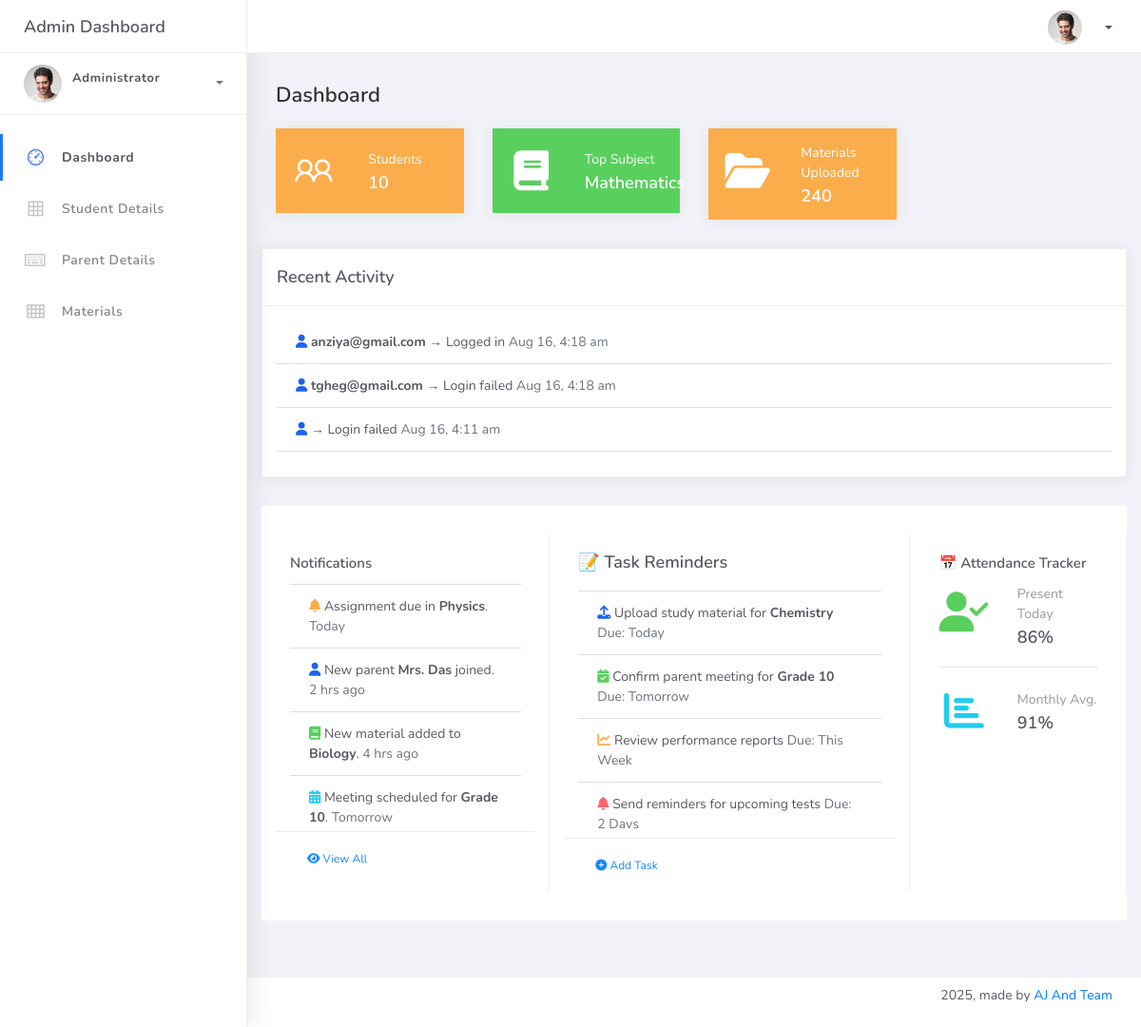
The app's page /admin/index.php with its own data.
### tables this page shows
CREATE TABLE `student_activity` (
  `id` int(11) NOT NULL,
  `student_email` varchar(255) NOT NULL,
  `activity` varchar(255) NOT NULL,
  `activity_time` timestamp NOT NULL DEFAULT current_timestamp()
);

### admin/index.php (the view, shortened to what this page needs)
<?php
$conn = mysqli_connect("localhost", "root", "", "smartstudy");
$query = "SELECT COUNT(email) AS email_count FROM registration";
$result = mysqli_query($conn, $query);
$row = mysqli_fetch_assoc($result);
$email_count = $row['email_count'];
?>
<!DOCTYPE html>
<html>
<head>
	<link rel="stylesheet" href="assets/css/bootstrap.min.css">
	<link rel="stylesheet" href="assets/css/ready.css">
	<link rel="stylesheet" href="assets/css/demo.css">
	<link rel="stylesheet" href="https://cdnjs.cloudflare.com/ajax/libs/font-awesome/6.4.0/css/all.min.css" />
</head>
<body>
	<div class="wrapper">
		<div class="main-header">
			<div class="logo-header">
				<a href="index.php" class="logo">
					Admin Dashboard
				</a>
			</div>
			<nav class="navbar navbar-header navbar-expand-lg">
				<div class="container-fluid">
					<ul class="navbar-nav topbar-nav ml-md-auto align-items-center">
						<li class="nav-item dropdown">
							<a class="dropdown-toggle profile-pic" data-toggle="dropdown" href="profile.php" aria-expanded="false"> <img src="assets/img/profile.jpg" alt="user-img" width="36" class="img-circle"><span ><?php echo $_SESSION["uname"];?></span></span> </a>
							</li>
						</ul>
					</div>
				</nav>
		</div>
			<div class="sidebar">
				<div class="scrollbar-inner sidebar-wrapper">
					<div class="user">
						<div class="photo">
							<img src="assets/img/profile.jpg">
						</div>
						<div class="info">
							<a class="" data-toggle="collapse" href="#collapseExample" aria-expanded="true">
								<span>
									<span class="user-level">Administrator</span>
									<span class="caret"></span>
								</span>
							</a>
							<div class="clearfix"></div>
						</div>
					</div>
					<ul class="nav">
						<li class="nav-item active">
							<a href="index.php">
								<i class="la la-dashboard"></i>
								<p>Dashboard</p>
							</a>
						</li>
						<li class="nav-item">
							<a href="student.php">
								<i class="la la-table"></i>
								<p>Student Details</p>
							</a>
						</li>
						<li class="nav-item">
							<a href="parent.php">
								<i class="la la-keyboard-o"></i>
								<p>Parent Details</p>
							</a>
						</li>
						<li class="nav-item">
							<a href="material.php">
								<i class="la la-th"></i>
								<p>Materials</p>
							</a>
						</li>
					</ul>
				</div>
			</div>
			<div class="main-panel">
				<div class="content">
					<div class="container-fluid">
						<h4 class="page-title">Dashboard</h4>
						<div class="row">
							<div class="col-md-3">
								<div class="card card-stats card-warning">
									<div class="card-body ">
										<div class="row">
											<div class="col-5">
												<div class="icon-big text-center">
													<i class="la la-users"></i>
												</div>
											</div>
											<div class="col-7 d-flex align-items-center">
												<div class="numbers">
													<p class="card-category">Students</p>
													<h4 class="card-title"><?php echo $email_count; ?></h4>
												</div>
											</div>
										</div>
									</div>
								</div>
							</div>
							<div class="col-md-3">
								<div class="card card-stats card-success">
									<div class="card-body">
										<div class="row">
											<div class="col-5">
												<div class="icon-big text-center text-primary">
													<i class="fa fa-book"></i>
												</div>
											</div>
											<div class="col-7 d-flex align-items-center">
												<div class="numbers">
													<p class="card-category">Top Subject</p>
													<h4 class="card-title">Mathematics</h4>
												</div>
											</div>
										</div>
									</div>
								</div>
							</div>
							<div class="col-md-3">
								<div class="card card-stats card-warning">
									<div class="card-body">
										<div class="row">
											<div class="col-5">
												<div class="icon-big text-center text-warning">
													<i class="fas fa-folder-open"></i>
												</div>
											</div>
											<div class="col-7 d-flex align-items-center">
												<div class="numbers">
													<p class="card-category">Materials Uploaded</p>
													<h4 class="card-title">240</h4>
												</div>
											</div>
										</div>
									</div>
								</div>
							</div>
						</div>
					</div>
						<div class="row">
							<div class="col-md-12">
								<div class="card">
									<div class="card-header">
										<h4 class="card-title">Recent Activity</h4>
									</div>
									<div class="card-body">
										<ul class="list-group list-group-flush">
											<?php
											$conn = new mysqli("localhost", "root", "", "smartstudy");
											$limit = 5;
											$page = isset($_GET['page']) ? (int)$_GET['page'] : 1;
											$offset = ($page - 1) * $limit;
											$sql = "SELECT student_email, activity, activity_time
													FROM student_activity
													ORDER BY activity_time DESC
													LIMIT $limit OFFSET $offset";
											$result = $conn->query($sql);
											if ($result->num_rows > 0) {
												while ($row = $result->fetch_assoc()) {
													echo "<li class='list-group-item'>
															<i class='fas fa-user text-primary'></i>
															<strong>{$row['student_email']}</strong> → {$row['activity']}
															<span class='text-muted float-end'>" . date("M d, g:i a", strtotime($row['activity_time'])) . "</span>
														</li>";
												}
											} else {
												echo "<li class='list-group-item text-muted'>No recent activity</li>";
											}
											?>
										</ul>
									</div>
								</div>
							</div>
						</div>
						<div class="row row-card-no-pd">
							<div class="col-md-4">
								<div class="card">
									<div class="card-body">
										<p class="fw-bold mt-1">Notifications</p>
										<ul class="list-group list-group-flush">
											<li class="list-group-item">
												<i class="fas fa-bell text-warning"></i> Assignment due in <strong>Physics</strong>.
												<span class="text-muted float-end">Today</span>
											</li>
											<li class="list-group-item">
												<i class="fas fa-user text-primary"></i> New parent <strong>Mrs. Das</strong> joined.
												<span class="text-muted float-end">2 hrs ago</span>
											</li>
											<li class="list-group-item">
												<i class="fas fa-book text-success"></i> New material added to <strong>Biology</strong>.
												<span class="text-muted float-end">4 hrs ago</span>
											</li>
											<li class="list-group-item">
												<i class="fas fa-calendar-alt text-info"></i> Meeting scheduled for <strong>Grade 10</strong>.
												<span class="text-muted float-end">Tomorrow</span>
											</li>
										</ul>
									</div>
									<div class="card-footer text-end">
										<a class="btn btn-sm btn-link" href="#"><i class="fas fa-eye"></i> View All</a>
									</div>
								</div>
							</div>
							<div class="col-md-5">
									<div class="card">
										<div class="card-body">
											<h5 class="card-title mb-3">📝 Task Reminders</h5>
											<ul class="list-group list-group-flush">
												<li class="list-group-item">
													<i class="fas fa-upload text-primary"></i> Upload study material for <strong>Chemistry</strong>
													<span class="text-muted float-end">Due: Today</span>
												</li>
												<li class="list-group-item">
													<i class="fas fa-calendar-check text-success"></i> Confirm parent meeting for <strong>Grade 10</strong>
													<span class="text-muted float-end">Due: Tomorrow</span>
												</li>
												<li class="list-group-item">
													<i class="fas fa-chart-line text-warning"></i> Review performance reports
													<span class="text-muted float-end">Due: This Week</span>
												</li>
												<li class="list-group-item">
													<i class="fas fa-bell text-danger"></i> Send reminders for upcoming tests
													<span class="text-muted float-end">Due: 2 Days</span>
												</li>
											</ul>
										</div>
										<div class="card-footer text-end">
											<a class="btn btn-sm btn-link" href="#"><i class="fas fa-plus-circle"></i> Add Task</a>
										</div>
									</div>
							</div>
							<div class="col-md-3">
								<div class="card card-stats">
									<div class="card-body">
										<p class="fw-bold mt-1">📅 Attendance Tracker</p>
										<div class="row">
											<div class="col-5">
												<div class="icon-big text-center text-success">
													<i class="fas fa-user-check"></i>
												</div>
											</div>
											<div class="col-7 d-flex align-items-center">
												<div class="numbers">
													<p class="card-category">Present Today</p>
													<h4 class="card-title">86%</h4>
												</div>
											</div>
										</div>
										<hr/>
										<div class="row">
											<div class="col-5">
												<div class="icon-big text-center text-info">
													<i class="fas fa-chart-bar"></i>
												</div>
											</div>
											<div class="col-7 d-flex align-items-center">
												<div class="numbers">
													<p class="card-category">Monthly Avg.</p>
													<h4 class="card-title">91%</h4>
												</div>
											</div>
										</div>
									</div>
								</div>
							</div>
						</div>
						</div>
					</div>
				</div>
				<footer class="footer">
					<div class="container-fluid">
						<nav class="pull-left">
							<ul class="nav">
								<li class="nav-item">
									<a class="nav-link" href="#">
									</a>
								</li>
								<li class="nav-item">
									<a class="nav-link" href="https://themewagon.com/license/#free-item">
									</a>
								</li>
							</ul>
						</nav>
						<div class="copyright ml-auto">
							2025, made </i> by <a href="#">AJ And Team</a>
						</div>
					</div>
				</footer>
</body>
</html>

### admin/index.php (style rules this page uses)
ul.list-group { max-height: 250px; overflow-y: auto; }

### records on screen
student_activity: student_email "anziya@gmail.com", activity "Logged in", activity_time "Aug 16, 4:18 am"
student_activity: student_email "tgheg@gmail.com", activity "Login failed", activity_time "Aug 16, 4:18 am"
student_activity: activity "Login failed", activity_time "Aug 16, 4:11 am"

### other values on screen
$email_count "10"
